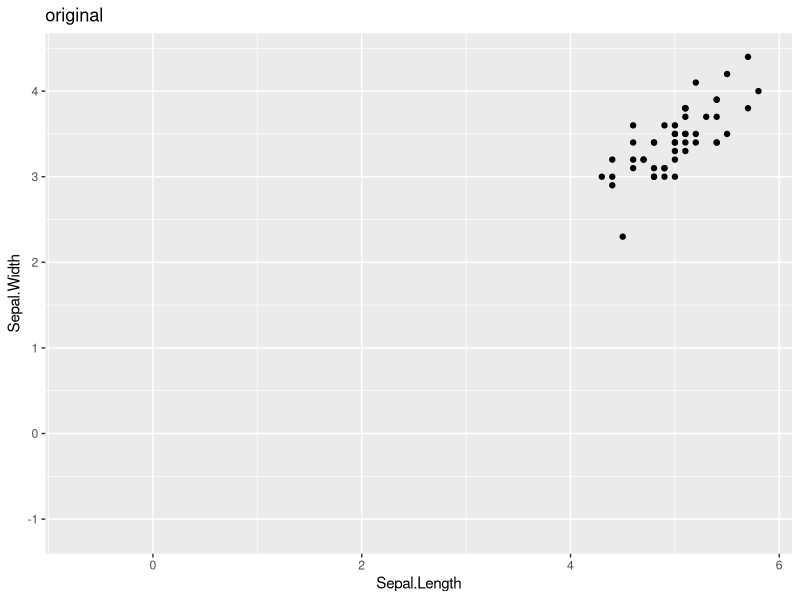
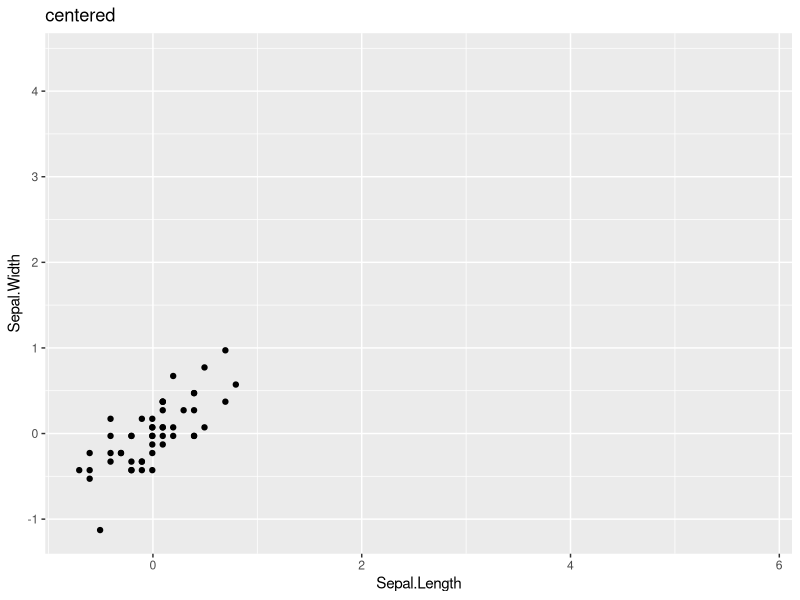
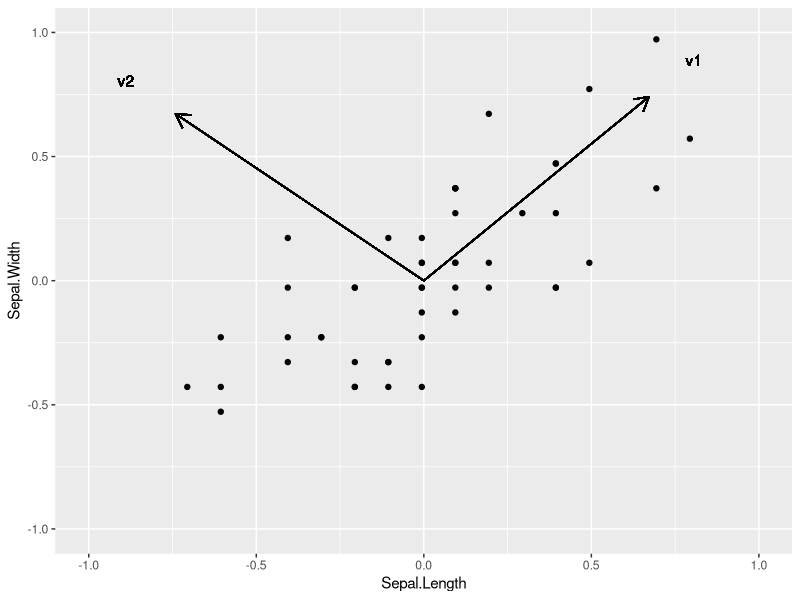

The R script that drew these images, in order:
library(tidyverse)
irisSetosa <- iris %>%
  filter(Species == "setosa") %>%
  dplyr::select("Sepal.Length","Sepal.Width")


nIris <- nrow(irisSetosa)
hIris <- diag(nIris) - matrix(1/nIris, nIris, nIris)
irisX <- irisSetosa %>%
  as.matrix
irisX <- hIris %*% irisX

irisSvd <- svd(irisX)

pIrisOrig <- irisSetosa %>%
  ggplot(aes(x=Sepal.Length,y=Sepal.Width)) +
  geom_point() +
  xlim(range(c(irisSetosa[,1],irisX[,1]))) +
  ylim(range(c(irisSetosa[,2],irisX[,2])))

pIrisOrig +
  ggtitle("original")

pIris <- irisX %>%
  as.data.frame %>%
  ggplot(aes(x=Sepal.Length,y=Sepal.Width)) +
  geom_point()

pIris +
  xlim(range(c(irisSetosa[,1],irisX[,1]))) +
  ylim(range(c(irisSetosa[,2],irisX[,2]))) +
  ggtitle("centered")

pIris +
  geom_segment(
    aes(
      x = 0,
      y = 0,
      xend = -irisSvd$v[1,1],
      yend = -irisSvd$v[2,1]
      ),
      arrow = arrow(length=unit(0.4,"cm"))
    ) +
  geom_segment(
    aes(
      x = 0,
      y = 0,
      xend = irisSvd$v[1,2],
      yend = irisSvd$v[2,2]
      ),
    arrow = arrow(length=unit(0.4,"cm"))
    ) +
  geom_text(
    aes(
      x = -irisSvd$v[1,1]*1.2,
      y = -irisSvd$v[2,1]*1.2,
      label="v1"
      )
    ) +
  geom_text(
    aes(
      x = irisSvd$v[1,2]*1.2,
      y = irisSvd$v[2,2]*1.2,
      label="v2"
      )
    ) +
  xlim(-1, 1) +
  ylim(-1,1)
